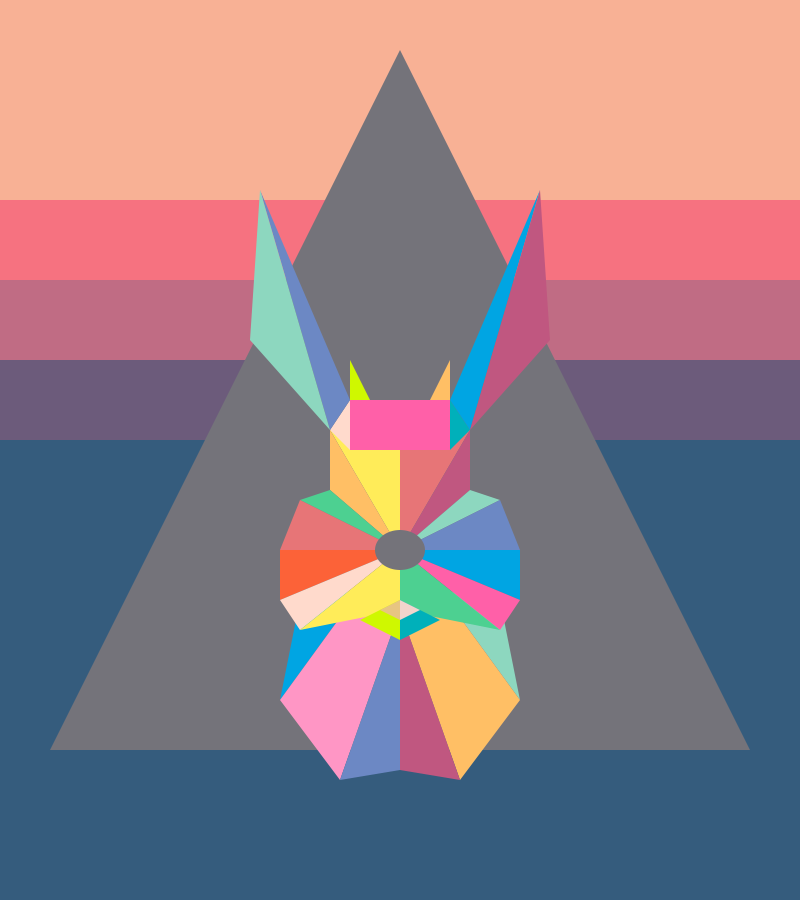
Frame 1 (no input)
Frame 60 (the mouse pressed at the canvas centre just before this capture): identical to frame 1, image omitted
Frame 120 (the mouse held since frame 60 and released just before this capture): identical to frame 1, image omitted

The Processing sketch that drew this single still picture (run headless with seeded random() and noise(); from frame 60 on, the mouse is pressed at the canvas centre):

// Processing sketch: class01_3_rabbit
// ── class01_3_rabbit.pde
void setup(){
  size(800,900);
}

void draw(){
  //背景绿色
  background(248,177,149);
  noStroke();
  //背景渐变效果
  fill(246,114,128);
  rect(0,200,800,80);
  fill(192,108,132);
  rect(0,280,800,80);
  fill(108,91,123);
  rect(0,360,800,80);
  fill(53,92,125);
  rect(0,440,800,550);
  //图形1 背景三角形
  fill(116,115,122);
  triangle(400,50,50,750,750,750);
  
  strokeWeight(3);
  //图形29 身体 蓝色
  fill(0,165,227);
  triangle(300,600,360,590,280,700);
  //图形30 身体 草绿
  fill(141,215,191);
  triangle(500,600,440,590,520,700);
  //图形31 身体 粉色
  fill(255,150,197);
  quad(280,700,360,590,400,610,340,780);
  //图形32 身体 橙色
  fill(255,191,101);
  quad(520,700,440,590,400,610,460,780);
  //图形33 身体 蓝灰
  fill(108,136,196);
  triangle(400,610,340,780,400,770);
  //图形34 身体 酒红
  fill(192,87,128);
  triangle(400,610,460,780,400,770);
  

  //图形3 耳朵 亮绿
  fill(207,248,0);
  triangle(350,360,350,400,370,400);
  //图形4 耳朵 橙色
  fill(255,191,101);
  triangle(450,360,450,400,430,400);
  

  //图形7 头部 黄色
  fill(255,236,89);
  triangle(330,430,400,430,400,550);
  //图形8 头部 红色
  fill(231,117,119);
  triangle(470,430,400,430,400,550);
  
  //图形2 头部 亮粉色
  fill(255,96,168);
  rect(350,400,100,50);
  //图形5 头部 肉粉色
  fill(255,218,204);
  triangle(350,400,330,430,350,450);
  //图形6 头部 绿色
  fill(0,176,186);
  triangle(450,400,470,430,450,450);
  
  //图形9 头部 橙色
  fill(255,191,101);
  triangle(330,430,330,490,400,550);
  //图形10 头部 酒红
  fill(192,87,128);
  triangle(470,430,470,490,400,550);
   
  //图形11 头部 绿色
  fill(77,208,145);
  triangle(330,490,300,500,400,550);
  //图形12 头部 草绿
  fill(141,215,191);
  triangle(470,490,500,500,400,550);
  
  //图形13 头部 红色 
  fill(231,117,119);
  triangle(280,550,300,500,400,550);
  //图形14 头部 蓝灰
  fill(108,136,196);
  triangle(520,550,500,500,400,550);
  
  //图形15 头部 橙红
  fill(252,98,56);
  triangle(280,550,280,600,400,550);
  //图形16 头部 蓝色
  fill(0,165,227);
  triangle(520,550,520,600,400,550);
  
  //图形17 头部 肉粉色
  fill(255,218,204);
  triangle(300,630,280,600,400,550);
  //图形18 头部 亮粉色
  fill(255,96,168);
  triangle(500,630,520,600,400,550);
  
  //图形19 头部 黄色
  fill(255,236,89);
  triangle(300,630,400,610,400,550);
  //图形20 头部 绿色
  fill(77,208,145);
  triangle(500,630,400,610,400,550);
  
  //图形21 嘴部 亮绿
  fill(207,248,0);
  triangle(400,600,360,620,400,640);
  //图形22 嘴部 蓝绿
  fill(0, 176, 186);
  triangle(400,600,440,620,400,640);
  
  //图形23 嘴部 土色
  fill(231,197,130);
  triangle(400,600,380,610,400,620);
  //图形24 嘴部 肉色
  fill(242,212,204);
  triangle(400,600,420,610,400,620);

  //图形25 耳朵 蓝灰色
  fill(108,136,196);
  triangle(350,400,260,190,330,430);
  //图形26 耳朵 蓝色
  fill(0,165,227);
  triangle(450,400,540,190,470,430);
  //图形27 耳朵 草绿
  fill(141,215,191);
  triangle(250,340,260,190,330,430);
  //图形28 耳朵 酒红
  fill(192,87,128);
  triangle(550,340,540,190,470,430);
  

  //图形35 鼻子 灰色
  fill(116,115,122);
  ellipse(400,550,50,40);
  

}

void mousePressed(){
  println(mouseX,mouseY);
}
